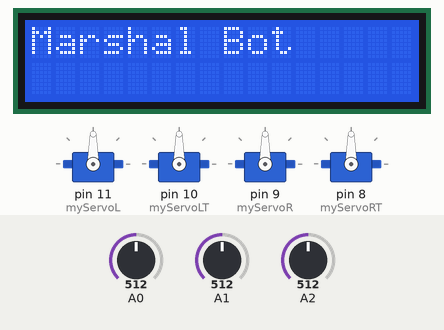
The sketch below on a simulated Arduino Uno, built with avr-gcc and run on an emulated ATmega328P. Parts: 16×2 character LCD, 4 × servo. The inputs (shaded band) are chosen by the test bench; at power-on: A0 = 512, A1 = 512, A2 = 512. What the sketch prints to the serial monitor is not drawn.

Above: at 0.1 s.
At 3.2 s:
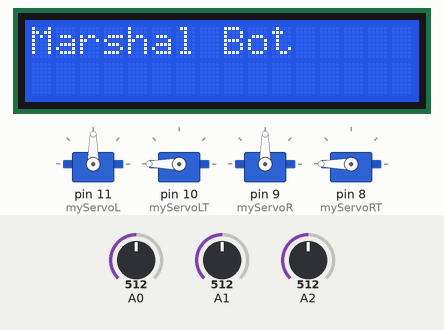

The sketch:

Marshal_Final.ino
```cpp
#include <Servo.h>
#include <LiquidCrystal.h>

LiquidCrystal lcd(13,12,5,4,3,2);
Servo myServoL,myServoLT,myServoR,myServoRT; // Servo 1

int pos1 = 0, pos2 = 0, pos3 = 0, pos4 =0;              // Servo motor positions.
float distValL, distValR, distValC;                     // Read values of distance sensors.
int SensorPin = 0;                                      // Analog Distance Sensor

void setup() {
  lcd.begin(16,2);
  lcd.print("Marshal Bot");                        // LCD Line 1 Name
  myServoL.attach(11);                             //
  myServoLT.attach(10);                            //
  myServoR.attach(9);                              //
  myServoRT.attach(8);                             //
  lcd.setCursor(0,1);
  Serial.begin(9600);
  pinMode(LED_BUILTIN, OUTPUT);
  MOTION(90,90,90,90); //90 bottom:180 left top:0 right top: is straight.
  delay(1000);
  MOTION(90,180,90,180);
  delay(1000);
}

void loop() {
  distValL = convertCM(analogRead(A2));
  distValC = convertCM(analogRead(A0));
  distValR = convertCM(analogRead(A1));
  delay(2000);
  Serial.print("Left:");
  Serial.println(distValL);
  Serial.print("Center:");
  Serial.println(distValC);
  Serial.print("Right:");
  Serial.println(distValR);

  /*LCD("Testing Turn Right");
  MOTION(80,45,80,180);
  delay(500);
  MOTION(100,180,100,180);
  delay(500);

  LCD("Testing Come Forward");
  MOTION(180,0,0,180);
  delay(500);
  MOTION(180,135,0,45);
  delay(500);

  LCD("Testing Turn Left");
  MOTION(80,0,80,0);
  delay(500);
  MOTION(100,0,100,135);
  delay(500);*/

}

// Conversion from distance sensor to CM
float convertCM(float readValue){
  return 12343.85*pow(readValue,-1.15);
}
// 4 Servo Motor motion control
void MOTION(int L,int LT, int R, int RT){
  myServoL.write(L);
  myServoLT.write(LT);
  myServoR.write(R);
  myServoRT.write(RT);
}
// LCD Display
void LCD(String S) {
  lcd.setCursor(0,1);
  lcd.print(S);
}
```
